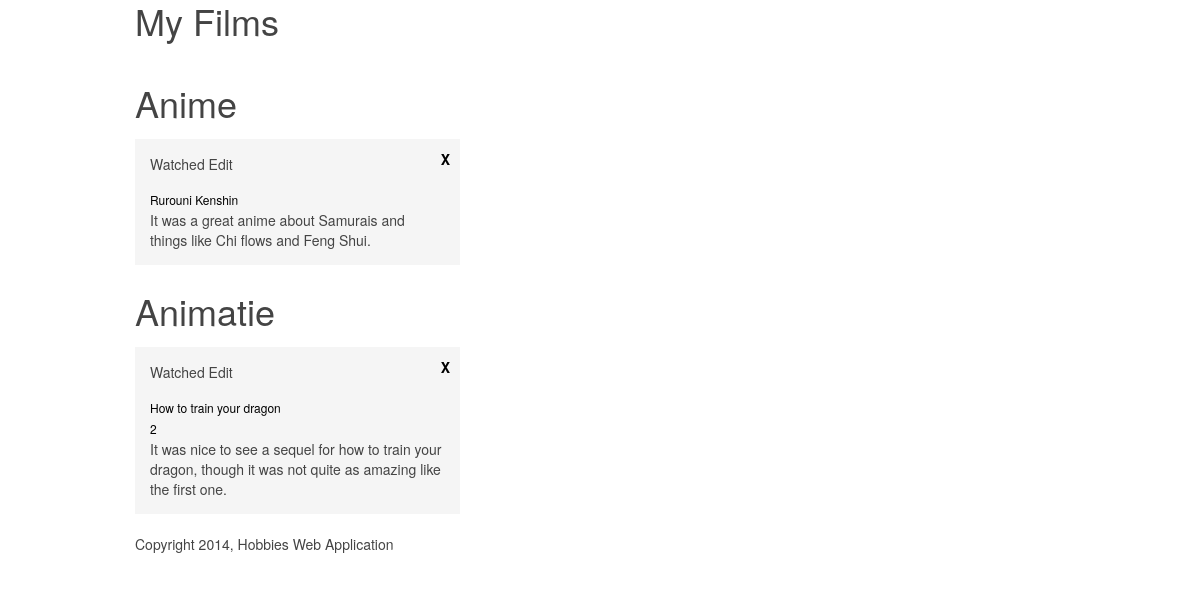
The page /public/films.php (signed in) on the database its author committed.
### tables this page shows
CREATE TABLE IF NOT EXISTS `film_info` (
  `#FI` int(11) NOT NULL AUTO_INCREMENT,
  `Name` varchar(45) NOT NULL,
  `FilmType` int(11) NOT NULL,
  `TrailerURL` varchar(255) NOT NULL,
  PRIMARY KEY (`#FI`),
  KEY `fk_FILM_INFO_FILM_TYPE1_idx` (`FilmType`)
);

### includes/movies_functions.php (the view, shortened to what this page needs)
<?php
function findFilmInfoByType($userId, $filmType) {
    global $connection;
    $query = "Select `#F`, Name, Type, Rating, Review, Watched ";
    $query .="From film_info ";
    $query .="INNER JOIN films ON  `#FI` = InfoFilm ";
    $query .="INNER JOIN film_type ON FilmType =  `#FT` ";
    $query .="INNER JOIN users_films ON  `#F` = Film ";
    $query .="WHERE users_films.`User` =? AND `Type`=? ";
    $query .="ORDER BY Type";
    $stmt = $connection->prepare($query);
    $film_info_result = $stmt->execute(array($userId, $filmType));
    $film_info_array = $stmt->fetchAll(PDO::FETCH_ASSOC);
    return $film_info_array;
}
function findWishListFilmInfoByType($user_id, $wishlist_film_type) {
    global $connection;
    $query = "Select `#FW`, Name, Image, Comments, Priority ";
    $query .="From film_wishlist ";
    $query .="INNER JOIN films ON  Film = `#F` ";
    $query .="INNER JOIN film_info ON InfoFilm =  `#FI` ";
    $query .="INNER JOIN film_type ON FilmType =  `#FT` ";
    $query .="WHERE User =? AND `Type`=? ";
    $query .="ORDER BY Type";
    $stmt = $connection->prepare($query);
    $wishlist_film_info_array = $stmt->fetchAll(PDO::FETCH_ASSOC);
    return $wishlist_film_info_array;
}
function findUserFilmTypes($user_id) {
    global $connection;
    $query = "Select DISTINCT Type ";
    $query .="From film_info ";
    $query .="INNER JOIN films ON  `#FI` = InfoFilm ";
    $query .="INNER JOIN film_type ON FilmType =  `#FT` ";
    $query .="INNER JOIN users_films ON  `#F` = Film ";
    $query .="WHERE users_films.`User` =?";
    $stmt = $connection->prepare($query);
    $film_types = $stmt->execute(array($user_id));
    $film_types_array = $stmt->fetchAll(PDO::FETCH_ASSOC);
    return $film_types_array;
}
function renderFilmsBoxes($user_id) {
    $user_films_types = findUserFilmTypes($user_id);
    $film_wishlist_types = findWishlistFilmsType($user_id);
    $all_film_types_array = array_unique(array_merge($user_films_types, $film_wishlist_types), SORT_REGULAR);
    $output = "";
    foreach ($all_film_types_array as $uf_type) {
        $output .="<h1>" . htmlentities(ucfirst($uf_type['Type'])) . "</h1>";
        $user_films_by_type = findFilmInfoByType($user_id, $uf_type['Type']);
        $wishlist_films_by_type = findWishListFilmInfoByType($user_id, $uf_type['Type']);
        $all_films_info_by_type_array = array_unique(array_merge($user_films_by_type, $wishlist_films_by_type), SORT_REGULAR);
        $output .=createFilmsBoxes($all_films_info_by_type_array);
    }
    return $output;
}
function createFilmsBoxes($all_films_info_array) {
    $output = "<div class='uk-grid' data-uk-grid-match=\"{target:'.uk-panel'}\" data-uk-grid-margin>";
    foreach ($all_films_info_array as $film) {
        $output .="<div class='uk-width-1-3' style='width: 350px; '>";
        $output .="<div class='uk-panel uk-panel-box'>";
        $output .=renderFilmPreviewBox($film);
        $output .="</div>";
        $output .="</div>";
    }
    $output .= "</div>";
    return $output;
}
function findWishlistFilmsType($user_id) {
    global $connection;
    $query = "SELECT DISTINCT Type ";
    $query .="FROM film_wishlist ";
    $query .="INNER JOIN films ON  Film = `#F` ";
    $query .="INNER JOIN film_info ON InfoFilm =  `#FI` ";
    $query .="INNER JOIN film_type ON FilmType =  `#FT` ";
    $query .="WHERE User =? ";
    $query .="ORDER BY Type";
    $stmt = $connection->prepare($query);
    $film_wishlist_types = $stmt->execute(array($user_id));
    $film_wishlist_types_array = $stmt->fetchAll(PDO::FETCH_ASSOC);
    return $film_wishlist_types_array;
}
function renderFilmPreviewBox($filmInfo) {
    if (isset($filmInfo['#F'])) {
        $output =renderUserFilmBox($filmInfo);
    } elseif (isset($filmInfo['#FW'])) {
        $output =renderWishlistFilmBox($filmInfo);
    }
    return $output;
}
function renderUserFilmBox($filmInfo) {
    $output = "";
    $output .="<p>Watched ";
    $output .="Edit";
    $output .="<span class='deleteBook'><a href='deleteFilm?id=" . $filmInfo['#F'] . "'>X</a></span>";
    $output .="</p>";
    $output .= "<div class='uk-grid'>";
    $output .="<div class='uk-width-1-2'>";
    $output .="<a href='film?id=" . $filmInfo["#F"] . "' class='boxLink'>";
    $output .="<span class='bookTitle'>" . $filmInfo['Name'] . "</span>";
    $output .="</a></div>";
    $output .="<div class='uk-width-1-2'>";
    $output .="<p class=\"filmImages\">";
    $output .="</p>";
    $output .="</div></div>";
    $output .="<span class=\"FilmRating\">";
    $output .=displayFilmRating();
    $output .="</span>";
    $output .="<div class=\"FilmReview\">";
    $output .=$filmInfo['Review'];
    $output .="</div>";
    return $output;
}
?>

### public/css/main.css (style rules this page uses)
html, body { width: 100%; height: 100%; }
a.boxLink { text-decoration: none; color:black; font-size: 12px; }
span.deleteBook a { text-decoration: none; color:black; }
span.deleteBook { position: absolute; right:10px; top:10px; font-weight: bold; cursor: pointer; }

### rows shown on the page
film_info: value "Edit It was a great anime about Samurais and things like Chi flows and Feng Shui.", Name "Rurouni Kenshin"
film_info: value "Edit It was nice to see a sequel for how to train your dragon, though it was not quite as amazing like the first one.", Name "How to train your dragon 2"

### other values the page prints
$uf_type['Type'] "Anime"
$uf_type['Type'] "Animatie"
